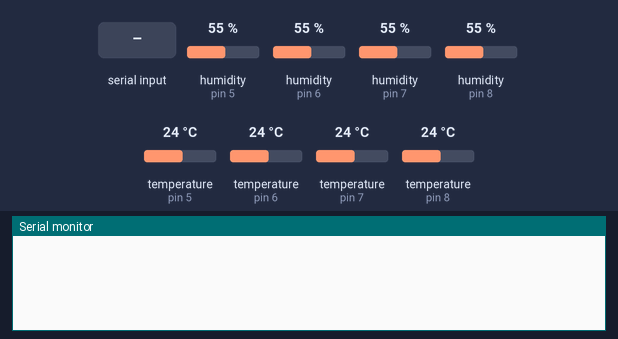
A sketch run on a simulated Arduino Uno, built with avr-gcc and run on an emulated ATmega328P. Parts: the last lines printed to the serial monitor. The inputs (shaded band) are chosen by the test bench; at power-on: humidity (sensors on pin 5, pin 6, pin 7, pin 8) 55 %, temperature (sensors on pin 5, pin 6, pin 7, pin 8) 24 °C.

Above: at 0.9 s.
1.0 s: "O" received over Serial
At 2.1 s:
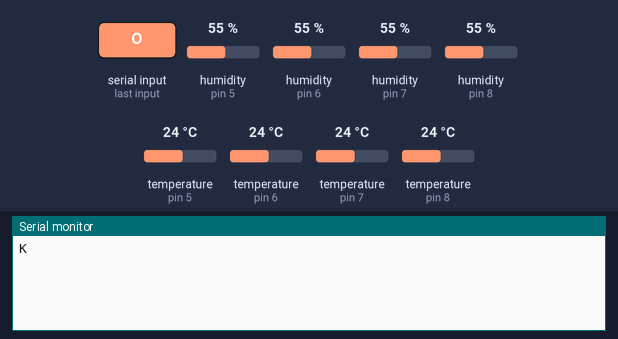
2.5 s: "R" received over Serial
At 4.2 s:
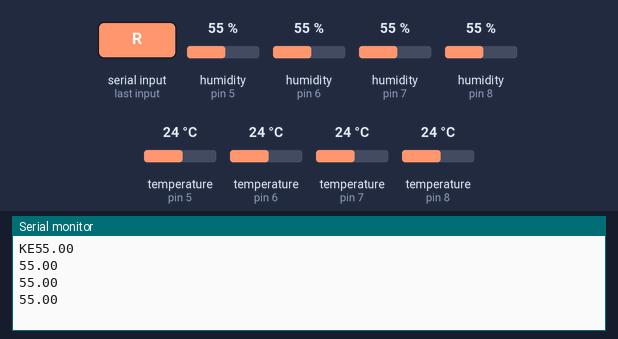

Measured:
- after the input at 1.0 s, the serial monitor: prints a new line at once (image 1)
- after the input at 2.5 s, the serial monitor: prints a new line after 0.05 s (image 2)

The sketch:

WS.ino
```cpp
#include <SoftwareSerial.h>
#include "DHT.h"


#define DHTTYPE DHT11

SoftwareSerial mySerial(10, 11); // RX, TX
DHT dht1(5, DHTTYPE);
DHT dht2(6, DHTTYPE);
DHT dht3(7, DHTTYPE);
DHT dht4(8, DHTTYPE);

int count = 0;

void setup() {
  Serial.begin(115200);
  mySerial.begin(115200);
  dht1.begin();
  dht2.begin();
  dht3.begin();
  dht4.begin();


//wait for authentication request to be received via serial
  while(true){
    if (Serial.available() > 0){
      int lect = Serial.read();
      mySerial.print(lect);
    //test reading for authentication request, answers if found, returns otherwise
      if (lect == 'O'){
        while(Serial.available() > 0){
          Serial.readString();
          }
        Serial.write('K');
        delay(150);
        break;
      }
      }
      //clear serial buffer
      while(Serial.available() > 0){
        Serial.readString();
      }
    }
  }


void loop() {
  /*TODO:
   * Make route to wait for request and collect and send data over serial upon request
   *
   */
   delay(100);
   count ++;

   float a[4]={dht1.readHumidity(),dht2.readHumidity(),dht3.readHumidity(),dht4.readHumidity()};

   while(Serial.available() < 0){
    return;
   }
   int Order = Serial.read();
   mySerial.print(Order);
   switch(Order){
    case 'R':
        Serial.write("E");

        delay(200);
        for(int o=0; o<4; o++){
          int bytesSent = Serial.println(a[o]);
          delay(100);
        }
        break;
    case 'O':
        Serial.write("K");
        delay(100);
        break;

   }
   //clear serial buffer
        while(Serial.available() > 0){
          Serial.readString();
        }
}
```
